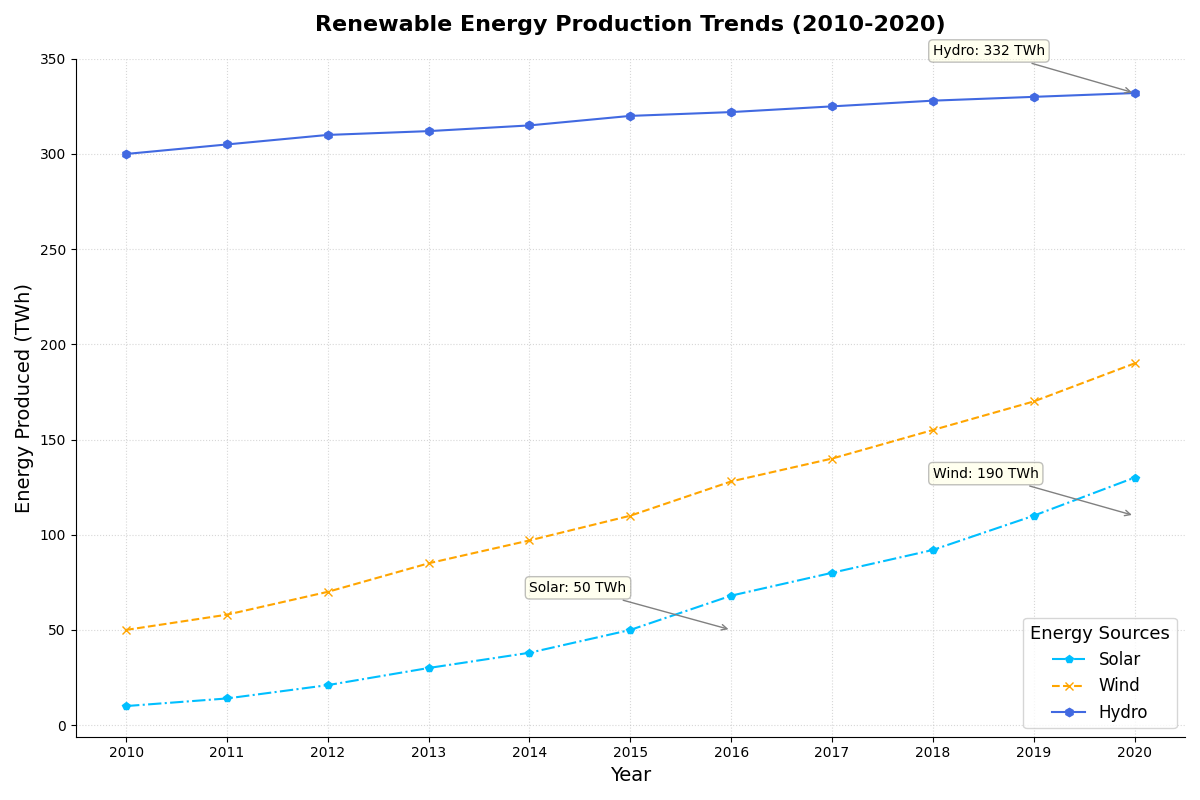

This figure's Python source:
import matplotlib.pyplot as plt
import numpy as np

years = np.arange(2010, 2021)
solar = [10, 14, 21, 30, 38, 50, 68, 80, 92, 110, 130]
wind = [50, 58, 70, 85, 97, 110, 128, 140, 155, 170, 190]
hydro = [300, 305, 310, 312, 315, 320, 322, 325, 328, 330, 332]

fig, ax = plt.subplots(figsize=(12, 8))

# Shuffle the colors assigned to each data group or type
ax.plot(years, solar, label='Solar', color='deepskyblue', marker='p', linestyle='-.')
ax.plot(years, wind, label='Wind', color='orange', marker='x', linestyle='--')
ax.plot(years, hydro, label='Hydro', color='royalblue', marker='h', linestyle='-')

ax.set_title('Renewable Energy Production Trends (2010-2020)', fontsize=16, fontweight='bold', pad=20)
ax.set_xlabel('Year', fontsize=14)
ax.set_ylabel('Energy Produced (TWh)', fontsize=14)
ax.set_xticks(years)
ax.set_yticks(np.arange(0, 400, 50))

ax.legend(title='Energy Sources', fontsize=12, title_fontsize=13, loc='lower right')

annotations = [
    (2016, 50, 'Solar: 50 TWh'),
    (2020, 110, 'Wind: 190 TWh'),
    (2020, 332, 'Hydro: 332 TWh')
]

for (year, output, text) in annotations:
    ax.annotate(text, xy=(year, output), xytext=(year - 2, output + 20),
                arrowprops=dict(arrowstyle='->', connectionstyle='arc3', color='gray'),
                fontsize=10, bbox=dict(boxstyle="round,pad=0.3", edgecolor='gray', facecolor='lightyellow', alpha=0.5))

ax.grid(linestyle=':', alpha=0.5)
ax.spines['top'].set_visible(False)
ax.spines['right'].set_visible(False)

plt.tight_layout()
plt.show()
